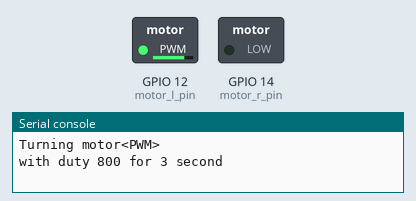
Recording of a program running on a simulated ESP32 board running MicroPython. Parts: switched loads named in the program (green lamp = pin HIGH), the last lines printed to the serial console. At 6.0 s the program stops and its outputs stay as they are.

Above: at 0.1 s.
At 3.1 s:
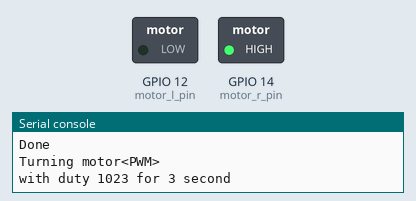
At 6.1 s:
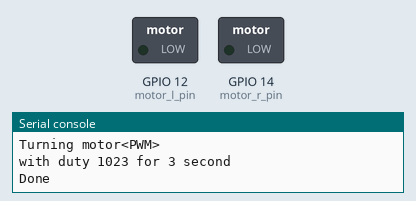
Timing chart, 0 to 7.5 s (numbered marks = the images above):
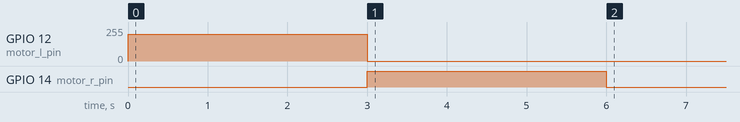

The program:

dc_samuel.py
```python
from machine import Pin, PWM
from time import sleep

motor_l_pin = Pin(12, Pin.OUT)
motor_r_pin = Pin(14, Pin.OUT)
motor_l = PWM(motor_l_pin, duty=0)
motor_r = PWM(motor_r_pin, duty=0)

def turn(pwm_object, duty, on_time = 1):
    print(f"Turning motor{pwm_object}\nwith duty {duty} for {on_time} second")
    pwm_object.freq(5000)
    pwm_object.duty(duty)
    sleep(on_time)
    pwm_object.duty(0)
    print(f"Done")


turn(motor_l, 800, 3)
turn(motor_r, 1023, 3)
#for i in range (1023):
    #turn(motor_l, 1023-i, 0.1) #Lowest duty: 371     
```

Measured:
- by itself, GPIO 12 (motor_l_pin): 0/255 → 199/255 at 0.00 s, → 0/255 3.0 s later
- by itself, GPIO 14 (motor_r_pin): LOW → HIGH at 3.0 s, → LOW 3.0 s later
